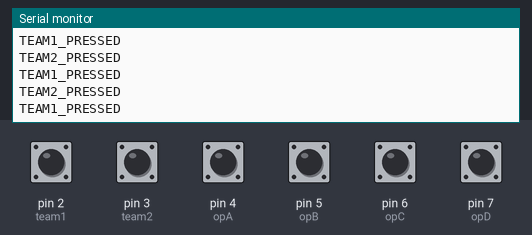
Recording of a sketch running on a simulated Arduino Uno, built with avr-gcc and run on an emulated ATmega328P. On the bench: the last lines printed to the serial monitor. The inputs (shaded band) are chosen by the test bench; at power-on: pin 2 (team1), pin 3 (team2), pin 4 (opA), pin 5 (opB), pin 6 (opC), pin 7 (opD) HIGH.

Above: at 4.8 s.
4.9 s: pin 4 (opA) pulled LOW for 2.35 s
At 6.8 s:
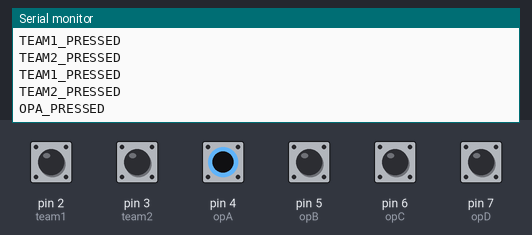
8.7 s: pin 5 (opB) pulled LOW for 2.35 s
At 9.4 s:
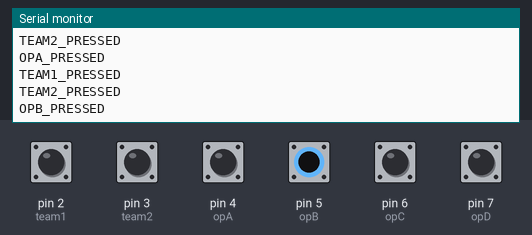
12.5 s: pin 6 (opC) pulled LOW for 2.35 s
At 14.4 s:
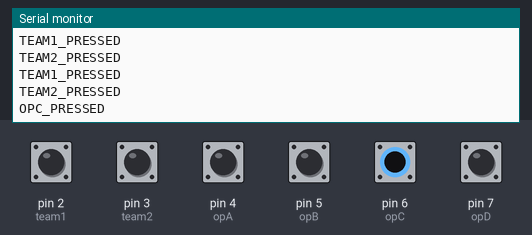
16.3 s: pin 7 (opD) pulled LOW for 2.35 s
At 17.8 s:
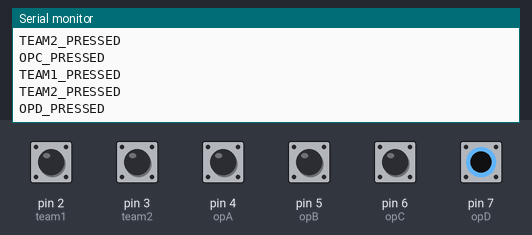

The sketch:

arduino_script.ino
```cpp
const int team1 = 2;
const int team2 = 3;
const int opA = 4;
const int opB = 5;
const int opC = 6;
const int opD = 7;

void setup() {
  pinMode(team1, INPUT_PULLUP);
  pinMode(team2, INPUT_PULLUP);
  pinMode(opA, INPUT_PULLUP);
  pinMode(opB, INPUT_PULLUP);
  pinMode(opC, INPUT_PULLUP);
  pinMode(opD, INPUT_PULLUP);
  Serial.begin(9600);
  Serial.println("restart");
}

void loop() {
  if (digitalRead(team1) == HIGH) {
    Serial.println("TEAM1_PRESSED");
    delay(1000);
  }
  if (digitalRead(team2) == HIGH) {
    Serial.println("TEAM2_PRESSED");
    delay(1000);
  }
  if (digitalRead(opA) == LOW) {
    Serial.println("OPA_PRESSED");
    delay(1000);
  }
  if (digitalRead(opB) == LOW) {
    Serial.println("OPB_PRESSED");
    delay(1000);
  }
  if (digitalRead(opC) == LOW) {
    Serial.println("OPC_PRESSED");
    delay(1000);
  }
  if (digitalRead(opD) == LOW) {
    Serial.println("OPD_PRESSED");
    delay(1000);
  }

}
```

Measured:
- after the input at 4.9 s, the serial monitor: prints a new line after 1.1 s (image 1)
- after the input at 8.7 s, the serial monitor: prints a new line after 0.30 s (image 2)
- after the input at 12.5 s, the serial monitor: prints a new line after 1.5 s (image 3)
- after the input at 16.3 s, the serial monitor: prints a new line after 0.70 s (image 4)
